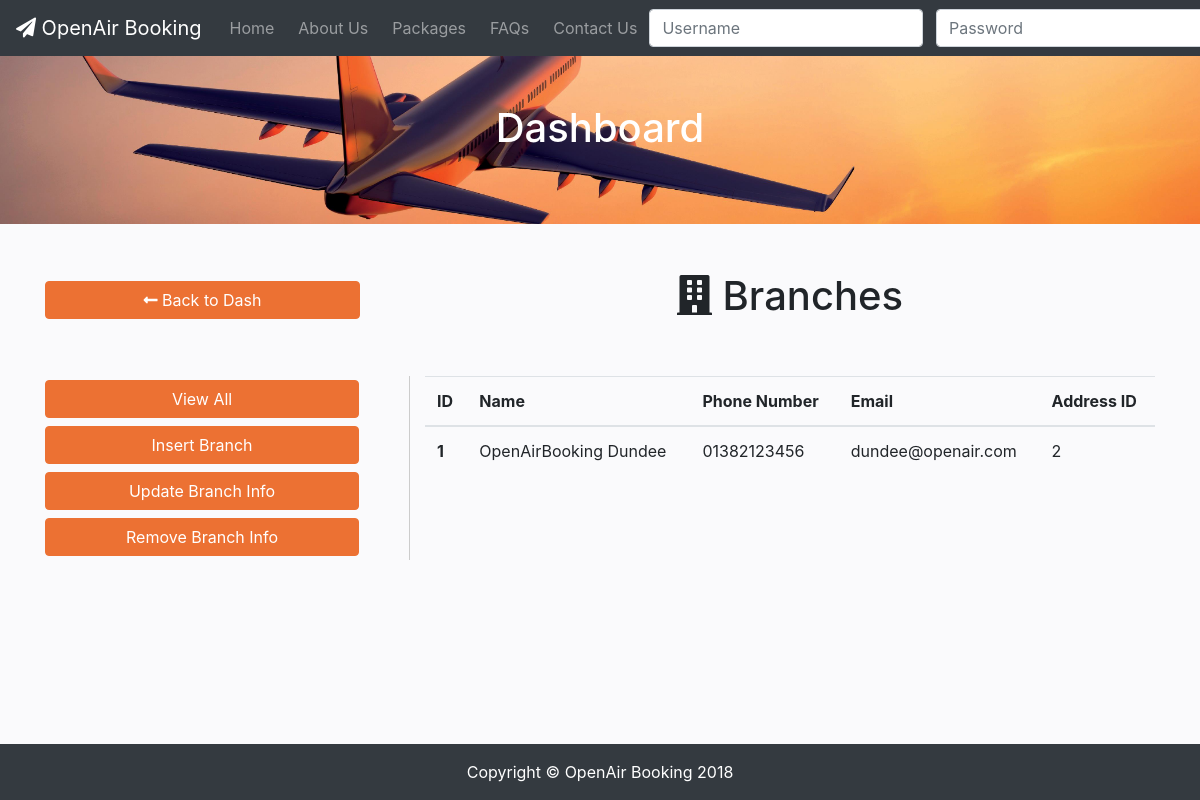
/dashboard/branches.php, run on the app's committed database.
### tables this page shows
CREATE TABLE `branch` (
  `branch_id` int(11) NOT NULL,
  `branch_name` varchar(30) DEFAULT NULL,
  `branch_phone_number` varchar(12) DEFAULT NULL,
  `branch_email` varchar(20) DEFAULT NULL,
  `address_address_id` int(11) NOT NULL
);

### dashboard/branches.php (the view, shortened to what this page needs)
<!DOCTYPE html>
<html lang="en">
<head>
    <link rel="stylesheet" href="https://stackpath.bootstrapcdn.com/bootstrap/4.1.3/css/bootstrap.min.css"
>
    <link rel="stylesheet" href="https://use.fontawesome.com/releases/v5.5.0/css/all.css"
>
    <link href="css/dash.css" rel="stylesheet">
    <?php include_once "../php/db_connect.php"; ?>
    <?php include_once "php/display.php"; ?>
</head>
<body>
        <?php
$position = "customer";
?>
    <nav class="navbar navbar-expand-lg navbar-dark bg-dark fixed-top">
        <a class="navbar-brand" href="../index.php"><i class="fas fa-paper-plane"></i> OpenAir Booking</a>
        <div class="collapse navbar-collapse" id="navbarResponsive">
            <ul class="navbar-nav mr-auto">
                <li class="nav-item">
                    <a class="nav-link" href="../index.php">Home</a>
                </li>
                <li class="nav-item">
                    <a class="nav-link" href="../about.php">About Us</a>
                </li>
                <li class="nav-item">
                    <a class="nav-link" href="../packages.php">Packages</a>
                </li>
                <li class="nav-item">
                    <a class="nav-link" href="../faq.php">FAQs</a>
                </li>
                <li class="nav-item">
                    <a class="nav-link" href="../contact-us.php">Contact Us</a>
                </li>
            </ul>
            <form class="navbar-form form-inline" action="../login.php" method="POST">
                <div id="id3" class="form-group">
                    <input readonly="true" id="id3.1" class="form-control mr-2" type="text" placeholder="Username" name="userName"
                        required>
                    <input readonly="true" id="id3.2" class="form-control mr-2" type="password" placeholder="Password"
                        name="uncrypPass" required>
                </div>
            </form>
        </div>
    </nav>
    <div class="header">
        <div class="container">
            <div class="row">
                <div class="text-center mx-auto mb-4">
                    <h1 class="my-5">
                    ?>Dashboard</h1>
                </div>
            </div>
        </div>
    </div>
    <div class="dash">
        <div class="container">
            <div class="row justify-content-around mt-5">
                <div class="col-sm-4 m-auto">
                    <button class="btn back-btn" onclick="location.href='../dashboard.php';" type="back"><i class="fas fa-long-arrow-alt-left"></i>
                        Back to Dash</button>
                </div>
                <div class="col-sm-8 m-auto text-center">
                    <h1><i class="fas fa-building"></i> Branches</h1>
                </div>
            </div>
            <div class="row my-5">
                <div class="col-sm-4 buttonlist">
                    <button id="view" class="btn crud-btn my-1" onclick="showHideCRUD(this.id)" type="back">View All</button>
                    <?php if ($position != "Staff") { ?>
                    <button id="add" class="btn crud-btn my-1" onclick="showHideCRUD(this.id)" type="back">Insert Branch</button>
                    <button id="update" class="btn crud-btn my-1" onclick="showHideCRUD(this.id)" type="back">Update Branch Info</button>
                    <button id="remove" class="btn crud-btn my-1" onclick="showHideCRUD(this.id)" type="back">Remove Branch Info</button>
                    <?php } ?>
                </div>
                <div class="col-sm-8">
                    <div id="view_all_div">
                        <div class="table-responsive-xl">
                            <table class="table">
                                <thead>
                                    <tr>
                                        <th scope="col">ID</th>
                                        <th scope="col">Name</th>
                                        <th scope="col">Phone Number</th>
                                        <th scope="col">Email</th>
                                        <th scope="col">Address ID</th>
                                    </tr>
                                </thead>
                                <tbody>
                                    <?php tableBranchesShow($conn); ?>
                                </tbody>
                            </table>
                        </div>
                    </div>
                </div>
            </div>
        </div>
    </div>
    <footer class="py-3 bg-dark">
        <div class="container">
            <p class="m-0 text-center text-white">Copyright &copy; OpenAir Booking 2018</p>
        </div>
    </footer>
</body>
</html>

### dashboard/php/display.php (shortened to what this page needs)
<?php
function tableBranchesShow($conn) {
    $sql = "SELECT * FROM branch";
    $resultset = mysqli_query($conn, $sql) or die("database error:" . mysqli_error($conn));
    while ($record = mysqli_fetch_assoc($resultset)) {
                                    echo '<tr>
                                        <th scope="row">
                                            ' . $record['branch_id'] . '
                                        </th>
                                        <td>
                                        ' . $record['branch_name'] . '
                                        </td>
                                        <td>
                                        ' . $record['branch_phone_number'] . '
                                        </td>
                                        <td>
                                        ' . $record['branch_email'] . '
                                        </td>
                                        <td>
                                        ' . $record['address_address_id'] . '
                                        </td>
                                    </tr>';
    }
}
?>

### dashboard/css/dash.css (style rules this page uses)
:root { --accent: #EC7133; --shadow-accent: #bc5a28; }
body { padding-top: 54px; background-color: #fafafc; }
@media (min-width: 992px) { body { padding-top: 56px; } }
.header { min-height: 100%; background: url("../../resources/header.jpg") center center no-repeat scroll; -webkit-background-size: cover; -moz-background-size: cover; background-size: cover; -o-background-size: cover; }
.navbar { white-space: nowrap; }
.header h1 { color: white; }
.nav-item, .nav-item > a { border-radius: .25rem; padding-left: .25rem; padding-right: .25rem }
.crud-btn, .back-btn { background-color: var(--accent); border-color: var(--accent); color: white; width: 90%; }
#id3, #id4, #view_all_div, #add_div, #update_div, #remove_div { display: none; }
.dash .buttonlist { border-right: 1px solid #ccc; }
footer { position: fixed!important; right: 0; bottom: 0; left: 0; }

### data on the page
branch: branch_id "1", branch_name "OpenAirBooking Dundee", branch_phone_number "01382123456", branch_email "dundee@openair.com", address_address "2"
